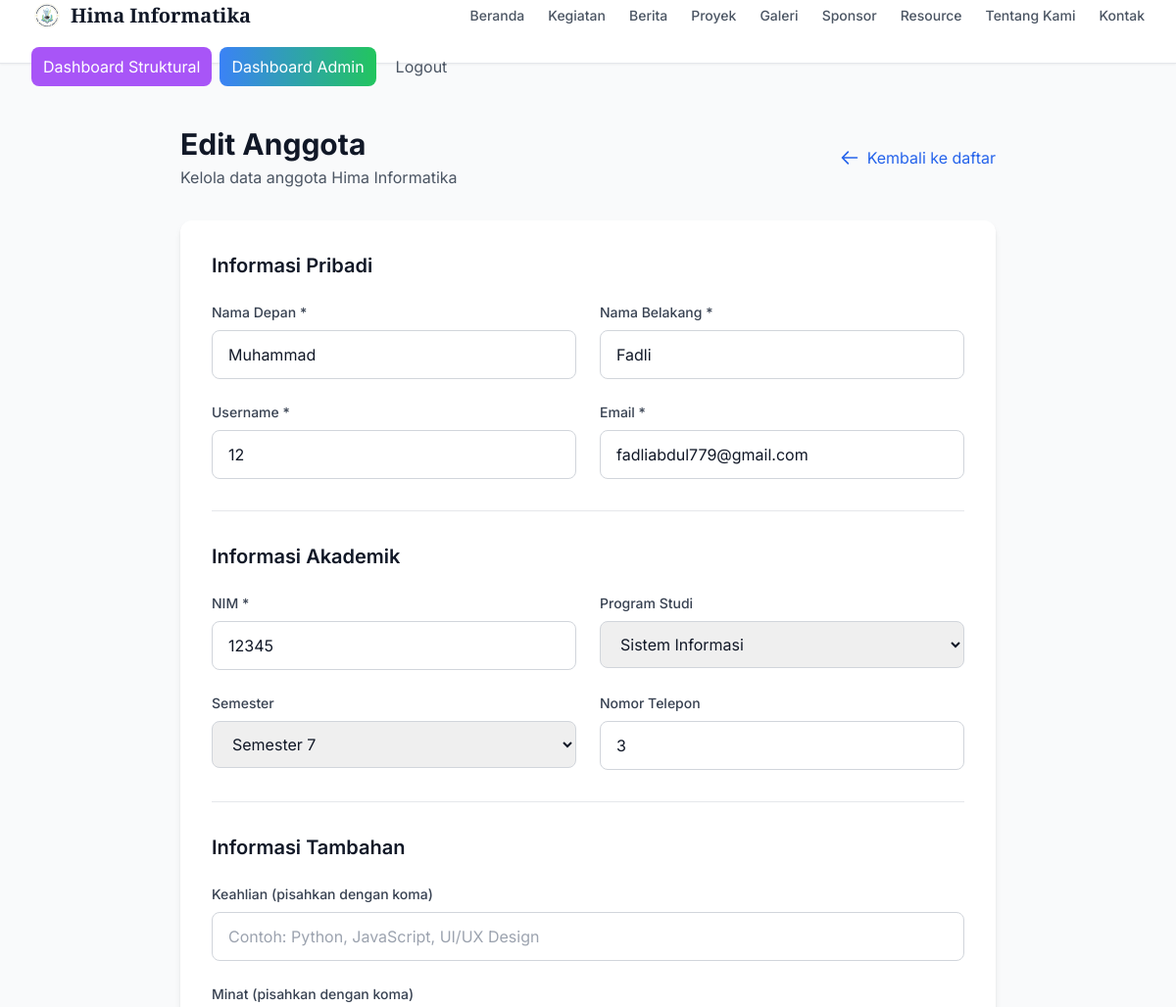
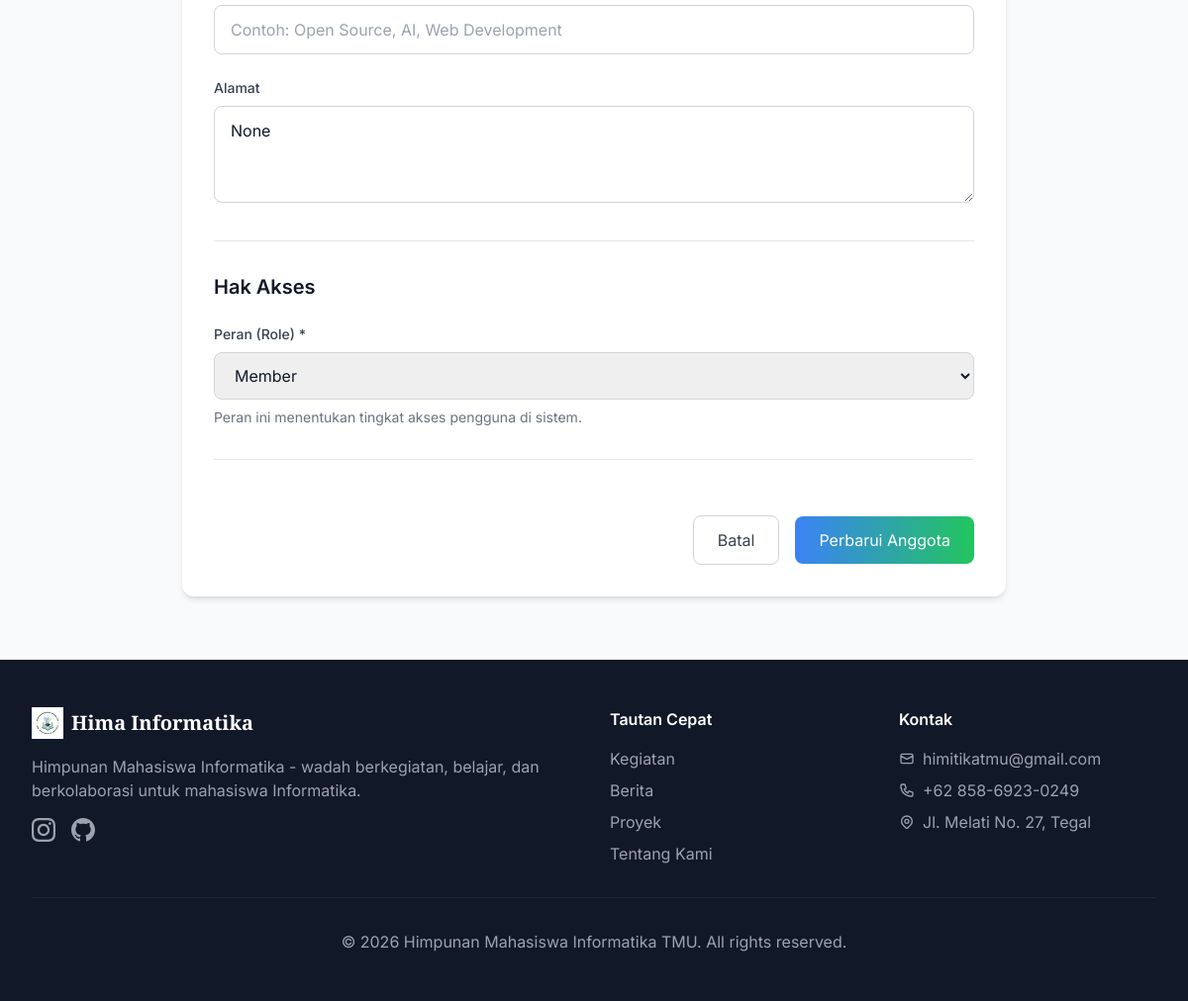
The page /admin/members/2/edit (signed in) on the database its author committed (2 pictures, top to bottom).
### app/models.py (models this page shows, shortened)
class User(UserMixin, db.Model):
    __tablename__ = 'users'
    id = db.Column(db.Integer, primary_key=True)
    username = db.Column(db.String(80), unique=True, nullable=False, index=True)
    email = db.Column(db.String(120), unique=True, nullable=False, index=True)
    password_hash = db.Column(db.String(256), nullable=False)
    first_name = db.Column(db.String(50), nullable=False)
    last_name = db.Column(db.String(50), nullable=False)
    role = db.Column(db.String(20), default='member', nullable=False)  # superadmin, admin, structural, member
    is_active = db.Column(db.Boolean, default=True)
    created_at = db.Column(db.DateTime, default=datetime.utcnow)
    updated_at = db.Column(db.DateTime, default=datetime.utcnow, onupdate=datetime.utcnow)
    member_profile = db.relationship('Member', backref='user', uselist=False, cascade='all, delete-orphan')

class Member(db.Model):
    __tablename__ = 'members'
    id = db.Column(db.Integer, primary_key=True)
    user_id = db.Column(db.Integer, db.ForeignKey('users.id'), unique=True, nullable=False)
    nim = db.Column(db.String(20), unique=True, nullable=False)  # Nomor Induk Mahasiswa
    phone = db.Column(db.String(20), nullable=True)
    address = db.Column(db.Text, nullable=True)
    semester = db.Column(db.Integer, nullable=True)
    study_program = db.Column(db.String(100), nullable=True)  # Program Studi
    join_date = db.Column(db.DateTime, default=datetime.utcnow)
    skills = db.Column(db.Text, nullable=True)  # JSON string of skills
    interests = db.Column(db.Text, nullable=True)  # JSON string of interests
    avatar = db.Column(db.String(255), default='default-avatar.png')
    is_active = db.Column(db.Boolean, default=True)
    created_at = db.Column(db.DateTime, default=datetime.utcnow)
    updated_at = db.Column(db.DateTime, default=datetime.utcnow, onupdate=datetime.utcnow)

### app/routes/admin.py (the view, shortened to what this page needs)
@admin_bp.route('/members/<int:id>/edit', methods=['GET', 'POST'])
@login_required
@admin_required
def member_edit(id):
    member = Member.query.get_or_404(id)
    user = member.user
    if user.role in ['admin', 'superadmin'] and current_user.role != 'superadmin':
        flash('You do not have permission to edit this user.', 'danger')
        return redirect(url_for('admin.members'))
    if current_user.role == 'superadmin':
        allowed_roles = ['superadmin', 'admin', 'structural', 'member']
    else:  # admin
        allowed_roles = ['structural', 'member']
    return render_template('admin/member_form.html', member=member, available_roles=allowed_roles)

### app/__init__.py (called while the page is built)
def create_app(config_name='default'):
    app = Flask(__name__)
    app.config.from_object(config[config_name])
    db.init_app(app)
    login_manager.init_app(app)
    @login_manager.user_loader
    def load_user(user_id):
        from app.models import User
        return db.session.get(User, int(user_id))
    from app.routes.auth import auth_bp
    from app.routes.admin import admin_bp
    from app.routes.main import main_bp
    app.register_blueprint(auth_bp)
    app.register_blueprint(admin_bp, url_prefix='/admin')
    app.register_blueprint(main_bp)
    os.makedirs(app.config['UPLOAD_FOLDER'], exist_ok=True)
    with app.app_context():
        db.create_all()
    return app

### app/routes/admin.py (called while the page is built)
def admin_required(f):
    from functools import wraps
    @wraps(f)
    def decorated_function(*args, **kwargs):
        if not current_user.is_authenticated or current_user.role not in ['admin', 'superadmin']:
            flash('Admin access required.', 'danger')
            return redirect(url_for('auth.login'))
        return f(*args, **kwargs)
    return decorated_function

### app/templates/admin/member_form.html (shortened to what this page needs)
{% extends "base.html" %}
{% block content %}
<div class="max-w-4xl mx-auto px-4 sm:px-6 lg:px-8 py-8">
    <div class="mb-8">
        <div class="flex flex-col md:flex-row md:items-center md:justify-between">
            <div>
                <h1 class="text-3xl font-bold text-gray-900">{% if member %}Edit{% else %}Tambah{% endif %} Anggota</h1>
                <p class="text-gray-600 mt-1">Kelola data anggota Hima Informatika</p>
            </div>
            <a href="{{ url_for('admin.members') }}" class="mt-4 md:mt-0 inline-flex items-center text-primary-600 hover:text-primary-700">
                <svg class="w-5 h-5 mr-2" fill="none" stroke="currentColor" viewBox="0 0 24 24"><path stroke-linecap="round" stroke-linejoin="round" stroke-width="2" d="M10 19l-7-7m0 0l7-7m-7 7h18"></path></svg>
                Kembali ke daftar
            </a>
        </div>
    </div>
    <div class="bg-white rounded-xl shadow-md p-8">
        <form method="POST" class="space-y-8">
            <div class="border-b border-gray-200 pb-8">
                <h2 class="text-xl font-semibold text-gray-900 mb-6">Informasi Pribadi</h2>
                <div class="grid grid-cols-1 md:grid-cols-2 gap-6">
                    <div>
                        <label for="first_name" class="block text-sm font-medium text-gray-700 mb-2">Nama Depan *</label>
                        <input type="text" id="first_name" name="first_name" required
                               value="{{ member.user.first_name if member else '' }}"
                               class="w-full px-4 py-3 border border-gray-300 rounded-lg focus:ring-2 focus:ring-primary-500 focus:border-transparent"
                               placeholder="Masukkan nama depan">
                    </div>
                    <div>
                        <label for="last_name" class="block text-sm font-medium text-gray-700 mb-2">Nama Belakang *</label>
                        <input type="text" id="last_name" name="last_name" required
                               value="{{ member.user.last_name if member else '' }}"
                               class="w-full px-4 py-3 border border-gray-300 rounded-lg focus:ring-2 focus:ring-primary-500 focus:border-transparent"
                               placeholder="Masukkan nama belakang">
                    </div>
                    <div>
                        <label for="username" class="block text-sm font-medium text-gray-700 mb-2">Username *</label>
                        <input type="text" id="username" name="username" required
                               value="{{ member.user.username if member else '' }}"
                               class="w-full px-4 py-3 border border-gray-300 rounded-lg focus:ring-2 focus:ring-primary-500 focus:border-transparent"
                               placeholder="Masukkan username">
                    </div>
                    <div>
                        <label for="email" class="block text-sm font-medium text-gray-700 mb-2">Email *</label>
                        <input type="email" id="email" name="email" required
                               value="{{ member.user.email if member else '' }}"
                               class="w-full px-4 py-3 border border-gray-300 rounded-lg focus:ring-2 focus:ring-primary-500 focus:border-transparent"
                               placeholder="Masukkan email">
                    </div>
                </div>
            </div>
            <div class="border-b border-gray-200 pb-8">
                <h2 class="text-xl font-semibold text-gray-900 mb-6">Informasi Akademik</h2>
                <div class="grid grid-cols-1 md:grid-cols-2 gap-6">
                    <div>
                        <label for="nim" class="block text-sm font-medium text-gray-700 mb-2">NIM *</label>
                        <input type="text" id="nim" name="nim" required
                               value="{{ member.nim if member else '' }}"
                               class="w-full px-4 py-3 border border-gray-300 rounded-lg focus:ring-2 focus:ring-primary-500 focus:border-transparent"
                               placeholder="Masukkan NIM">
                    </div>
                    <div>
                        <label for="study_program" class="block text-sm font-medium text-gray-700 mb-2">Program Studi</label>
                        <select id="study_program" name="study_program"
                                class="w-full px-4 py-3 border border-gray-300 rounded-lg focus:ring-2 focus:ring-primary-500 focus:border-transparent">
                            <option value="Sistem Informasi" {{ 'selected' if member and member.study_program == 'Sistem Informasi' else '' }}>Sistem Informasi</option>
                        </select>
                    </div>
                    <div>
                        <label for="semester" class="block text-sm font-medium text-gray-700 mb-2">Semester</label>
                        <select id="semester" name="semester"
                                class="w-full px-4 py-3 border border-gray-300 rounded-lg focus:ring-2 focus:ring-primary-500 focus:border-transparent">
                            {% for i in range(1, 9) %}
                            <option value="{{ i }}" {{ 'selected' if member and member.semester == i else '' }}>Semester {{ i }}</option>
                            {% endfor %}
                        </select>
                    </div>
                    <div>
                        <label for="phone" class="block text-sm font-medium text-gray-700 mb-2">Nomor Telepon</label>
                        <input type="text" id="phone" name="phone"
                               value="{{ member.phone if member else '' }}"
                               class="w-full px-4 py-3 border border-gray-300 rounded-lg focus:ring-2 focus:ring-primary-500 focus:border-transparent"
                               placeholder="Masukkan nomor telepon">
                    </div>
                </div>
            </div>
            <div class="border-b border-gray-200 pb-8">
                <h2 class="text-xl font-semibold text-gray-900 mb-6">Informasi Tambahan</h2>
                <div class="space-y-6">
                    <div>
                        <label for="skills" class="block text-sm font-medium text-gray-700 mb-2">Keahlian (pisahkan dengan koma)</label>
                        <input type="text" id="skills" name="skills"
                               value="{{ member.skills if member else '' }}"
                               class="w-full px-4 py-3 border border-gray-300 rounded-lg focus:ring-2 focus:ring-primary-500 focus:border-transparent"
                               placeholder="Contoh: Python, JavaScript, UI/UX Design">
                    </div>
                    <div>
                        <label for="interests" class="block text-sm font-medium text-gray-700 mb-2">Minat (pisahkan dengan koma)</label>
                        <input type="text" id="interests" name="interests"
                               value="{{ member.interests if member else '' }}"
                               class="w-full px-4 py-3 border border-gray-300 rounded-lg focus:ring-2 focus:ring-primary-500 focus:border-transparent"
                               placeholder="Contoh: Open Source, AI, Web Development">
                    </div>
                    <div>
                        <label for="address" class="block text-sm font-medium text-gray-700 mb-2">Alamat</label>
                        <textarea id="address" name="address" rows="3"
                                  class="w-full px-4 py-3 border border-gray-300 rounded-lg focus:ring-2 focus:ring-primary-500 focus:border-transparent"
                                  placeholder="Masukkan alamat lengkap">{{ member.address if member else '' }}</textarea>
                    </div>
                </div>
            </div>
            {% if available_roles is defined %}
            <div class="border-b border-gray-200 pb-8">
                <h2 class="text-xl font-semibold text-gray-900 mb-6">Hak Akses</h2>
                <div>
                    <label for="role" class="block text-sm font-medium text-gray-700 mb-2">Peran (Role) *</label>
                    <select id="role" name="role" required
                            class="w-full px-4 py-3 border border-gray-300 rounded-lg focus:ring-2 focus:ring-primary-500 focus:border-transparent">
                        {% for r in available_roles %}
                        <option value="{{ r }}" {{ 'selected' if member.user.role == r else '' }}>{{ r|title }}</option>
                        {% endfor %}
                    </select>
                    <p class="text-sm text-gray-500 mt-2">Peran ini menentukan tingkat akses pengguna di sistem.</p>
                </div>
            </div>
            {% endif %}
            <div class="flex items-center justify-end space-x-4 pt-6">
                <a href="{{ url_for('admin.members') }}" class="px-6 py-3 border border-gray-300 rounded-lg text-gray-700 hover:bg-gray-50 transition">
                    Batal
                </a>
                <button type="submit" class="px-6 py-3 bg-gradient-to-r from-primary-500 to-secondary-500 text-white rounded-lg hover:shadow-lg transition transform hover:-translate-y-0.5">
                    {% if member %}Perbarui{% else %}Simpan{% endif %} Anggota
                </button>
            </div>
        </form>
    </div>
</div>
{% endblock %}

### app/static/css/style.css (style rules this page uses)
html { scroll-behavior: smooth; }
body { overflow-x: hidden; max-width: 100vw; font-family: 'Inter', sans-serif; background-color: #f8fafc; }
img, video, canvas, svg { max-width: 100%; height: auto; }
button, .button, a.btn, [role="button"] { min-height: 44px; min-width: 44px; }

### rows shown on the page
User: first_name "Muhammad", last_name "Fadli", username "12", email "fadliabdul779@gmail.com"
Member: nim "12345", phone "3", address "None"

### other values the page prints
{{ now.year if now else 2026 }} "2026"
form field role "Member"
